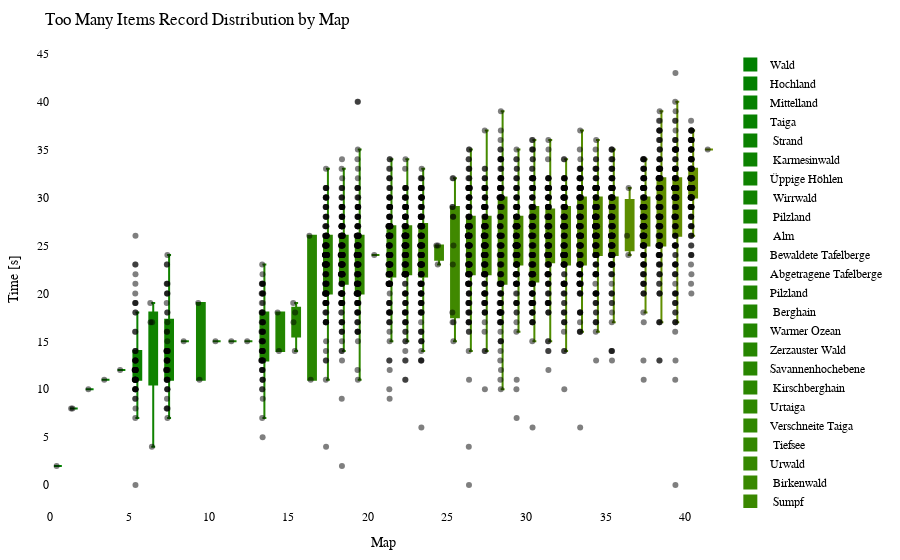

Here is the notebook cell this chart was saved with:
### Code cell
import plotly.graph_objects as go
import plotly.io as pio

df = getRecordsDataframe(minigame="Sammelwahn")

# sort df columns by mean value 
df = df.reindex(df.mean().sort_values().index, axis=1)

# drop sum column
df = df.drop(columns=["Sum"])

# remove "Punkte" from all columns
df.columns = df.columns.str.replace('Punkte', '')

cmap = LinearSegmentedColormap.from_list("green_orange", ["green", "orange"])
colors = [to_hex(cmap(i / (num_columns - 1))) for i in range(num_columns)]

# Calculate the offset for centering the data points
num_columns = len(df.columns)
offset = 0.5

# Create a Swarm plot using Plotly
fig = go.Figure()

for i, (column, color) in enumerate(zip(df.columns, colors)):
    x_values = [i + offset] * len(df[column])  # Adjust x-values with offset for horizontal centering
    fig.add_trace(go.Box(x=x_values,
                         y=df[column],
                         name=column,
                         boxpoints='all',
                         pointpos=-0.5,  # Adjust point position to prevent overlapping
                         marker=dict(color='rgba(0,0,0,0.5)', size=6),  # Adjust marker color and size
                         line=dict(color=color),
                         fillcolor=color,
                         hovertext=df_to_html.index,
                         hoverinfo='name+text+y',
                         showlegend=True))

fig.update_layout(title="Too Many Items Record Distribution by Map",
                  xaxis=dict(title="Map"),
                  yaxis=dict(title="Time [s]"),
                  showlegend=True,
                  font=dict(family="Arial", size=12, color="black"),  # Customize font
                  plot_bgcolor="white",  # Set background color
                  margin=dict(l=50, r=50, t=50, b=50),  # Adjust margins for better layout
                  )

pio.show(fig)

pio.write_html(fig, "out/sammel_swarm_plot.html")

### Figure 1 — Plotly figure (JSON) as saved in the notebook; plotly's stock layout.template omitted (floating-point values rounded to 4 significant figures; data arrays with more than 128 entries replaced by an {"elided": "..."} marker saying what was removed)
{"data": [{"boxpoints": "all", "fillcolor": "#008000", "hoverinfo": "name+text+y", "hovertext": {"elided": "172 str values"}, "line": {"color": "#008000"}, "marker": {"color": "rgba(0,0,0,0.5)", "size": 6}, "name": "Wald", "pointpos": -0.5, "showlegend": true, "type": "box", "x": {"elided": "172 float values"}, "y": {"elided": "172 int values"}}, {"boxpoints": "all", "fillcolor": "#028000", "hoverinfo": "name+text+y", "hovertext": {"elided": "172 str values"}, "line": {"color": "#028000"}, "marker": {"color": "rgba(0,0,0,0.5)", "size": 6}, "name": "Hochland", "pointpos": -0.5, "showlegend": true, "type": "box", "x": {"elided": "172 float values"}, "y": {"elided": "172 int values"}}, {"boxpoints": "all", "fillcolor": "#058100", "hoverinfo": "name+text+y", "hovertext": {"elided": "172 str values"}, "line": {"color": "#058100"}, "marker": {"color": "rgba(0,0,0,0.5)", "size": 6}, "name": "Mittelland", "pointpos": -0.5, "showlegend": true, "type": "box", "x": {"elided": "172 float values"}, "y": {"elided": "172 int values"}}, {"boxpoints": "all", "fillcolor": "#078100", "hoverinfo": "name+text+y", "hovertext": {"elided": "172 str values"}, "line": {"color": "#078100"}, "marker": {"color": "rgba(0,0,0,0.5)", "size": 6}, "name": "Taiga", "pointpos": -0.5, "showlegend": true, "type": "box", "x": {"elided": "172 float values"}, "y": {"elided": "172 int values"}}, {"boxpoints": "all", "fillcolor": "#0a8100", "hoverinfo": "name+text+y", "hovertext": {"elided": "172 str values"}, "line": {"color": "#0a8100"}, "marker": {"color": "rgba(0,0,0,0.5)", "size": 6}, "name": " Strand", "pointpos": -0.5, "showlegend": true, "type": "box", "x": {"elided": "172 float values"}, "y": {"elided": "172 int values"}}, {"boxpoints": "all", "fillcolor": "#0c8200", "hoverinfo": "name+text+y", "hovertext": {"elided": "172 str values"}, "line": {"color": "#0c8200"}, "marker": {"color": "rgba(0,0,0,0.5)", "size": 6}, "name": " Karmesinwald", "pointpos": -0.5, "showlegend": true, "type": "box", "x": {"elided": "172 float values"}, "y": {"elided": "172 int values"}}, {"boxpoints": "all", "fillcolor": "#0f8200", "hoverinfo": "name+text+y", "hovertext": {"elided": "172 str values"}, "line": {"color": "#0f8200"}, "marker": {"color": "rgba(0,0,0,0.5)", "size": 6}, "name": "Üppige Höhlen", "pointpos": -0.5, "showlegend": true, "type": "box", "x": {"elided": "172 float values"}, "y": {"elided": "172 int values"}}, {"boxpoints": "all", "fillcolor": "#118200", "hoverinfo": "name+text+y", "hovertext": {"elided": "172 str values"}, "line": {"color": "#118200"}, "marker": {"color": "rgba(0,0,0,0.5)", "size": 6}, "name": " Wirrwald", "pointpos": -0.5, "showlegend": true, "type": "box", "x": {"elided": "172 float values"}, "y": {"elided": "172 int values"}}, {"boxpoints": "all", "fillcolor": "#148300", "hoverinfo": "name+text+y", "hovertext": {"elided": "172 str values"}, "line": {"color": "#148300"}, "marker": {"color": "rgba(0,0,0,0.5)", "size": 6}, "name": " Pilzland", "pointpos": -0.5, "showlegend": true, "type": "box", "x": {"elided": "172 float values"}, "y": {"elided": "172 int values"}}, {"boxpoints": "all", "fillcolor": "#178300", "hoverinfo": "name+text+y", "hovertext": {"elided": "172 str values"}, "line": {"color": "#178300"}, "marker": {"color": "rgba(0,0,0,0.5)", "size": 6}, "name": " Alm", "pointpos": -0.5, "showlegend": true, "type": "box", "x": {"elided": "172 float values"}, "y": {"elided": "172 int values"}}, {"boxpoints": "all", "fillcolor": "#198400", "hoverinfo": "name+text+y", "hovertext": {"elided": "172 str values"}, "line": {"color": "#198400"}, "marker": {"color": "rgba(0,0,0,0.5)", "size": 6}, "name": "Bewaldete Tafelberge", "pointpos": -0.5, "showlegend": true, "type": "box", "x": {"elided": "172 float values"}, "y": {"elided": "172 int values"}}, {"boxpoints": "all", "fillcolor": "#1c8400", "hoverinfo": "name+text+y", "hovertext": {"elided": "172 str values"}, "line": {"color": "#1c8400"}, "marker": {"color": "rgba(0,0,0,0.5)", "size": 6}, "name": "Abgetragene Tafelberge", "pointpos": -0.5, "showlegend": true, "type": "box", "x": {"elided": "172 float values"}, "y": {"elided": "172 int values"}}, {"boxpoints": "all", "fillcolor": "#1e8400", "hoverinfo": "name+text+y", "hovertext": {"elided": "172 str values"}, "line": {"color": "#1e8400"}, "marker": {"color": "rgba(0,0,0,0.5)", "size": 6}, "name": "Pilzland", "pointpos": -0.5, "showlegend": true, "type": "box", "x": {"elided": "172 float values"}, "y": {"elided": "172 int values"}}, {"boxpoints": "all", "fillcolor": "#218500", "hoverinfo": "name+text+y", "hovertext": {"elided": "172 str values"}, "line": {"color": "#218500"}, "marker": {"color": "rgba(0,0,0,0.5)", "size": 6}, "name": " Berghain", "pointpos": -0.5, "showlegend": true, "type": "box", "x": {"elided": "172 float values"}, "y": {"elided": "172 int values"}}, {"boxpoints": "all", "fillcolor": "#238500", "hoverinfo": "name+text+y", "hovertext": {"elided": "172 str values"}, "line": {"color": "#238500"}, "marker": {"color": "rgba(0,0,0,0.5)", "size": 6}, "name": "Warmer Ozean", "pointpos": -0.5, "showlegend": true, "type": "box", "x": {"elided": "172 float values"}, "y": {"elided": "172 int values"}}, {"boxpoints": "all", "fillcolor": "#268600", "hoverinfo": "name+text+y", "hovertext": {"elided": "172 str values"}, "line": {"color": "#268600"}, "marker": {"color": "rgba(0,0,0,0.5)", "size": 6}, "name": "Zerzauster Wald", "pointpos": -0.5, "showlegend": true, "type": "box", "x": {"elided": "172 float values"}, "y": {"elided": "172 int values"}}, {"boxpoints": "all", "fillcolor": "#288600", "hoverinfo": "name+text+y", "hovertext": {"elided": "172 str values"}, "line": {"color": "#288600"}, "marker": {"color": "rgba(0,0,0,0.5)", "size": 6}, "name": "Savannenhochebene", "pointpos": -0.5, "showlegend": true, "type": "box", "x": {"elided": "172 float values"}, "y": {"elided": "172 int values"}}, {"boxpoints": "all", "fillcolor": "#2b8600", "hoverinfo": "name+text+y", "hovertext": {"elided": "172 str values"}, "line": {"color": "#2b8600"}, "marker": {"color": "rgba(0,0,0,0.5)", "size": 6}, "name": " Kirschberghain", "pointpos": -0.5, "showlegend": true, "type": "box", "x": {"elided": "172 float values"}, "y": {"elided": "172 int values"}}, {"boxpoints": "all", "fillcolor": "#2e8700", "hoverinfo": "name+text+y", "hovertext": {"elided": "172 str values"}, "line": {"color": "#2e8700"}, "marker": {"color": "rgba(0,0,0,0.5)", "size": 6}, "name": "Urtaiga", "pointpos": -0.5, "showlegend": true, "type": "box", "x": {"elided": "172 float values"}, "y": {"elided": "172 int values"}}, {"boxpoints": "all", "fillcolor": "#308700", "hoverinfo": "name+text+y", "hovertext": {"elided": "172 str values"}, "line": {"color": "#308700"}, "marker": {"color": "rgba(0,0,0,0.5)", "size": 6}, "name": "Verschneite Taiga", "pointpos": -0.5, "showlegend": true, "type": "box", "x": {"elided": "172 float values"}, "y": {"elided": "172 int values"}}, {"boxpoints": "all", "fillcolor": "#338700", "hoverinfo": "name+text+y", "hovertext": {"elided": "172 str values"}, "line": {"color": "#338700"}, "marker": {"color": "rgba(0,0,0,0.5)", "size": 6}, "name": " Tiefsee", "pointpos": -0.5, "showlegend": true, "type": "box", "x": {"elided": "172 float values"}, "y": {"elided": "172 int values"}}, {"boxpoints": "all", "fillcolor": "#358800", "hoverinfo": "name+text+y", "hovertext": {"elided": "172 str values"}, "line": {"color": "#358800"}, "marker": {"color": "rgba(0,0,0,0.5)", "size": 6}, "name": "Urwald", "pointpos": -0.5, "showlegend": true, "type": "box", "x": {"elided": "172 float values"}, "y": {"elided": "172 int values"}}, {"boxpoints": "all", "fillcolor": "#388800", "hoverinfo": "name+text+y", "hovertext": {"elided": "172 str values"}, "line": {"color": "#388800"}, "marker": {"color": "rgba(0,0,0,0.5)", "size": 6}, "name": " Birkenwald", "pointpos": -0.5, "showlegend": true, "type": "box", "x": {"elided": "172 float values"}, "y": {"elided": "172 int values"}}, {"boxpoints": "all", "fillcolor": "#3a8800", "hoverinfo": "name+text+y", "hovertext": {"elided": "172 str values"}, "line": {"color": "#3a8800"}, "marker": {"color": "rgba(0,0,0,0.5)", "size": 6}, "name": " Sumpf", "pointpos": -0.5, "showlegend": true, "type": "box", "x": {"elided": "172 float values"}, "y": {"elided": "172 int values"}}, {"boxpoints": "all", "fillcolor": "#3d8900", "hoverinfo": "name+text+y", "hovertext": {"elided": "172 str values"}, "line": {"color": "#3d8900"}, "marker": {"color": "rgba(0,0,0,0.5)", "size": 6}, "name": "Savanne", "pointpos": -0.5, "showlegend": true, "type": "box", "x": {"elided": "172 float values"}, "y": {"elided": "172 int values"}}, {"boxpoints": "all", "fillcolor": "#408900", "hoverinfo": "name+text+y", "hovertext": {"elided": "172 str values"}, "line": {"color": "#408900"}, "marker": {"color": "rgba(0,0,0,0.5)", "size": 6}, "name": "Blumenwald", "pointpos": -0.5, "showlegend": true, "type": "box", "x": {"elided": "172 float values"}, "y": {"elided": "172 int values"}}, {"boxpoints": "all", "fillcolor": "#428a00", "hoverinfo": "name+text+y", "hovertext": {"elided": "172 str values"}, "line": {"color": "#428a00"}, "marker": {"color": "rgba(0,0,0,0.5)", "size": 6}, "name": " Dschungel", "pointpos": -0.5, "showlegend": true, "type": "box", "x": {"elided": "172 float values"}, "y": {"elided": "172 int values"}}, {"boxpoints": "all", "fillcolor": "#458a00", "hoverinfo": "name+text+y", "hovertext": {"elided": "172 str values"}, "line": {"color": "#458a00"}, "marker": {"color": "rgba(0,0,0,0.5)", "size": 6}, "name": "Zerzauste Hügel", "pointpos": -0.5, "showlegend": true, "type": "box", "x": {"elided": "172 float values"}, "y": {"elided": "172 int values"}}, {"boxpoints": "all", "fillcolor": "#478a00", "hoverinfo": "name+text+y", "hovertext": {"elided": "172 str values"}, "line": {"color": "#478a00"}, "marker": {"color": "rgba(0,0,0,0.5)", "size": 6}, "name": "Verschneite Ebene", "pointpos": -0.5, "showlegend": true, "type": "box", "x": {"elided": "172 float values"}, "y": {"elided": "172 int values"}}, {"boxpoints": "all", "fillcolor": "#4a8b00", "hoverinfo": "name+text+y", "hovertext": {"elided": "172 str values"}, "line": {"color": "#4a8b00"}, "marker": {"color": "rgba(0,0,0,0.5)", "size": 6}, "name": " Bambusdschungel", "pointpos": -0.5, "showlegend": true, "type": "box", "x": {"elided": "172 float values"}, "y": {"elided": "172 int values"}}, {"boxpoints": "all", "fillcolor": "#4c8b00", "hoverinfo": "name+text+y", "hovertext": {"elided": "172 str values"}, "line": {"color": "#4c8b00"}, "marker": {"color": "rgba(0,0,0,0.5)", "size": 6}, "name": " Taiga", "pointpos": -0.5, "showlegend": true, "type": "box", "x": {"elided": "172 float values"}, "y": {"elided": "172 int values"}}, {"boxpoints": "all", "fillcolor": "#4f8b00", "hoverinfo": "name+text+y", "hovertext": {"elided": "172 str values"}, "line": {"color": "#4f8b00"}, "marker": {"color": "rgba(0,0,0,0.5)", "size": 6}, "name": " Wald", "pointpos": -0.5, "showlegend": true, "type": "box", "x": {"elided": "172 float values"}, "y": {"elided": "172 int values"}}, {"boxpoints": "all", "fillcolor": "#518c00", "hoverinfo": "name+text+y", "hovertext": {"elided": "172 str values"}, "line": {"color": "#518c00"}, "marker": {"color": "rgba(0,0,0,0.5)", "size": 6}, "name": "Zerzauste Savanne", "pointpos": -0.5, "showlegend": true, "type": "box", "x": {"elided": "172 float values"}, "y": {"elided": "172 int values"}}, {"boxpoints": "all", "fillcolor": "#548c00", "hoverinfo": "name+text+y", "hovertext": {"elided": "172 str values"}, "line": {"color": "#548c00"}, "marker": {"color": "rgba(0,0,0,0.5)", "size": 6}, "name": " Savannenhochebene", "pointpos": -0.5, "showlegend": true, "type": "box", "x": {"elided": "172 float values"}, "y": {"elided": "172 int values"}}, {"boxpoints": "all", "fillcolor": "#578d00", "hoverinfo": "name+text+y", "hovertext": {"elided": "172 str values"}, "line": {"color": "#578d00"}, "marker": {"color": "rgba(0,0,0,0.5)", "size": 6}, "name": "Dichter Wald", "pointpos": -0.5, "showlegend": true, "type": "box", "x": {"elided": "172 float values"}, "y": {"elided": "172 int values"}}, {"boxpoints": "all", "fillcolor": "#598d00", "hoverinfo": "name+text+y", "hovertext": {"elided": "172 str values"}, "line": {"color": "#598d00"}, "marker": {"color": "rgba(0,0,0,0.5)", "size": 6}, "name": "Lichter Dschungel", "pointpos": -0.5, "showlegend": true, "type": "box", "x": {"elided": "172 float values"}, "y": {"elided": "172 int values"}}, {"boxpoints": "all", "fillcolor": "#5c8d00", "hoverinfo": "name+text+y", "hovertext": {"elided": "172 str values"}, "line": {"color": "#5c8d00"}, "marker": {"color": "rgba(0,0,0,0.5)", "size": 6}, "name": " Sonnenblumenebene", "pointpos": -0.5, "showlegend": true, "type": "box", "x": {"elided": "172 float values"}, "y": {"elided": "172 int values"}}, {"boxpoints": "all", "fillcolor": "#5e8e00", "hoverinfo": "name+text+y", "hovertext": {"elided": "172 str values"}, "line": {"color": "#5e8e00"}, "marker": {"color": "rgba(0,0,0,0.5)", "size": 6}, "name": "Sonnenblumenebene", "pointpos": -0.5, "showlegend": true, "type": "box", "x": {"elided": "172 float values"}, "y": {"elided": "172 int values"}}, {"boxpoints": "all", "fillcolor": "#618e00", "hoverinfo": "name+text+y", "hovertext": {"elided": "172 str values"}, "line": {"color": "#618e00"}, "marker": {"color": "rgba(0,0,0,0.5)", "size": 6}, "name": " Ebene", "pointpos": -0.5, "showlegend": true, "type": "box", "x": {"elided": "172 float values"}, "y": {"elided": "172 int values"}}, {"boxpoints": "all", "fillcolor": "#638e00", "hoverinfo": "name+text+y", "hovertext": {"elided": "172 str values"}, "line": {"color": "#638e00"}, "marker": {"color": "rgba(0,0,0,0.5)", "size": 6}, "name": " Savanne", "pointpos": -0.5, "showlegend": true, "type": "box", "x": {"elided": "172 float values"}, "y": {"elided": "172 int values"}}, {"boxpoints": "all", "fillcolor": "#668f00", "hoverinfo": "name+text+y", "hovertext": {"elided": "172 str values"}, "line": {"color": "#668f00"}, "marker": {"color": "rgba(0,0,0,0.5)", "size": 6}, "name": " Blumenwald", "pointpos": -0.5, "showlegend": true, "type": "box", "x": {"elided": "172 float values"}, "y": {"elided": "172 int values"}}, {"boxpoints": "all", "fillcolor": "#688f00", "hoverinfo": "name+text+y", "hovertext": {"elided": "172 str values"}, "line": {"color": "#688f00"}, "marker": {"color": "rgba(0,0,0,0.5)", "size": 6}, "name": " Tropfsteinhöhlen", "pointpos": -0.5, "showlegend": true, "type": "box", "x": {"elided": "172 float values"}, "y": {"elided": "172 int values"}}], "layout": {"font": {"color": "black", "family": "Arial", "size": 12}, "margin": {"b": 50, "l": 50, "r": 50, "t": 50}, "plot_bgcolor": "white", "showlegend": true, "title": {"text": "Too Many Items Record Distribution by Map"}, "xaxis": {"title": {"text": "Map"}}, "yaxis": {"title": {"text": "Time [s]"}}}}
